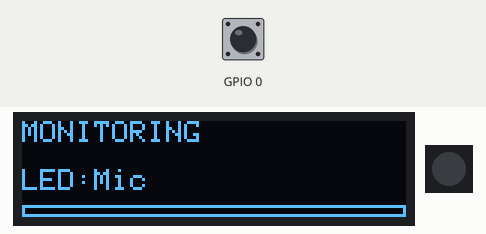
This sketch was run on a simulated ESP32-S3. Parts: 128×32 one-colour display, 1 RGB LEDs in strip order, left to right. The inputs (shaded band) are chosen by the test bench; at power-on: GPIO 0 HIGH. Dim RGB values are drawn brighter than linear; I2S audio is not simulated (input reads silence); what the sketch prints to the serial monitor is not drawn.

Above: at 7.5 s.
7.6 s: GPIO 0 pulled LOW for 0.15 s
At 7.96 s:
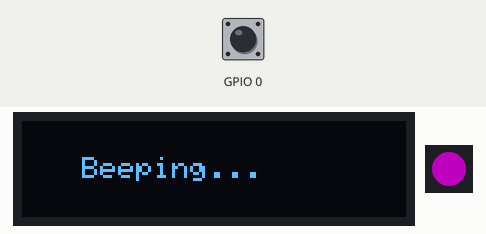
8.3 s: GPIO 0 pulled LOW for 3.2 s
At 10.4 s:
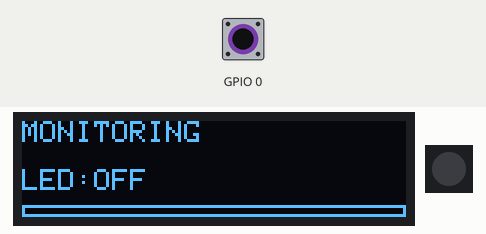
13.0 s: GPIO 0 pulled LOW for 3.2 s
At 14.4 s:
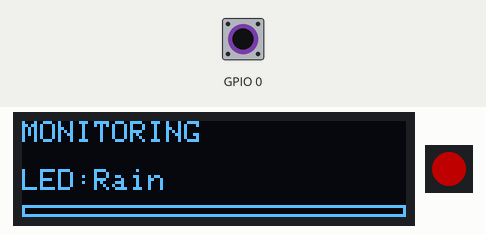
16.8 s: GPIO 0 pulled LOW for 3.2 s
At 18.03 s:
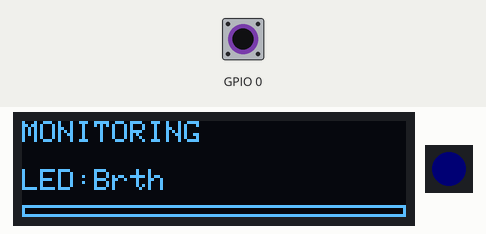
20.6 s: GPIO 0 pulled LOW for 1 s
At 22.05 s:
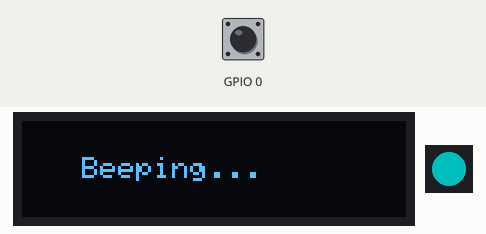
22.2 s: GPIO 0 pulled LOW for 3.2 s
At 23.8 s:
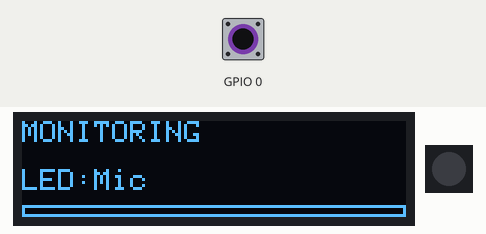
Timing chart, 0 to 25.3 s (numbered marks = the images above; inputs shaded):
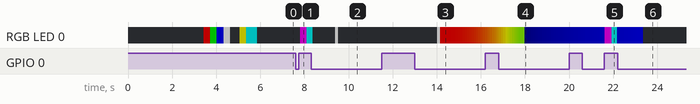

The sketch:

05-ESP32-S3_voiceBeep-withWS2812-display0.91.ino
```cpp
/*
 * ESP32-S3 Complete Hardware Test - NeoPixel Version
 * Modified for OLED I2C 0.91" 128x32
 * Tests: OLED + Speaker + Microphone + WS2812B (using NeoPixel lib)
 *
 * OLED Connection (I2C):
 * - SDA: GPIO 41
 * - SCL: GPIO 42
 * - Address: 0x3C
 */

#include <Arduino.h>
#include <Wire.h>
#include <Adafruit_GFX.h>
#include <Adafruit_SSD1306.h>
#include <Adafruit_NeoPixel.h>
#include <driver/i2s.h>
#include <math.h>

// ========== OLED SETTINGS ==========
#define SCREEN_WIDTH 128
#define SCREEN_HEIGHT 32
#define OLED_RESET -1
#define OLED_ADDRESS 0x3C
#define OLED_SDA 41
#define OLED_SCL 42

// ========== SPEAKER PINS ==========
#define SPEAKER_DOUT  7
#define SPEAKER_BCLK  15
#define SPEAKER_LRC   16

// ========== MICROPHONE PINS ==========
#define MIC_WS        4
#define MIC_SCK       5
#define MIC_SD        6

// ========== WS2812B LED (NeoPixel) ==========
#define LED_PIN       48
#define NUM_LEDS      1

// ========== I2S CONFIGURATION ==========
#define SAMPLE_RATE   16000
#define I2S_SPEAKER   I2S_NUM_0
#define I2S_MIC       I2S_NUM_1

// ========== OBJECTS ==========
TwoWire myWire = TwoWire(0);
Adafruit_SSD1306 display(SCREEN_WIDTH, SCREEN_HEIGHT, &myWire, OLED_RESET);
Adafruit_NeoPixel strip(NUM_LEDS, LED_PIN, NEO_GRB + NEO_KHZ800);

// ========== VARIABLES ==========
int32_t mic_buffer[512];
int16_t speaker_buffer[512];
bool speaker_playing = false;
float tone_freq = 440.0f;
double phase = 0.0;
int led_mode = 3;  // 0=off, 1=rainbow, 2=breathing, 3=mic reactive

// ========== OLED FUNCTIONS ==========
void initOLED() {
  // Inisialisasi I2C dengan pin khusus
  myWire.begin(OLED_SDA, OLED_SCL);

  if(!display.begin(SSD1306_SWITCHCAPVCC, OLED_ADDRESS)) {
    Serial.println(F("SSD1306 allocation failed"));
    for(;;);
  }

  display.clearDisplay();
  display.setTextColor(SSD1306_WHITE);
  display.setTextWrap(false);
  display.display();
}

void displayTitle() {
  display.clearDisplay();
  display.setTextSize(1);
  display.setCursor(0, 0);
  display.print("ESP32-S3 HW TEST");
  display.setCursor(0, 12);
  display.print("Initializing...");
  display.display();
}

void displayMonitoring() {
  // Display header only once
  display.clearDisplay();
  display.setTextSize(1);
  display.setCursor(0, 0);
  display.print("MONITORING");
  display.display();
}

void drawMicLevel(int level) {
  // Clear bottom area for level display
  display.fillRect(0, 16, 128, 16, SSD1306_BLACK);

  // Show LED mode
  display.setTextSize(1);
  display.setCursor(0, 16);
  display.print("LED:");
  switch(led_mode) {
    case 0: display.print("OFF"); break;
    case 1: display.print("Rain"); break;
    case 2: display.print("Brth"); break;
    case 3: display.print("Mic"); break;
  }

  // Mic level bar
  int barWidth = map(level, 0, 1000, 0, 128);
  barWidth = constrain(barWidth, 0, 128);

  // Progress bar at bottom
  display.drawRect(0, 28, 128, 4, SSD1306_WHITE);
  if (barWidth > 0) {
    display.fillRect(0, 28, barWidth, 4, SSD1306_WHITE);
  }

  display.display();
}

// ========== LED FUNCTIONS (NeoPixel) ==========
void initLED() {
  Serial.print("Initializing WS2812B (NeoPixel) on GPIO 48... ");

  strip.begin();
  strip.setBrightness(80);  // 0-255
  strip.clear();
  strip.show();

  delay(200);

  Serial.println("OK!");
  Serial.println("Testing LED: R-G-B-W...");

  // Red
  strip.setPixelColor(0, strip.Color(255, 0, 0));
  strip.show();
  delay(300);

  // Green
  strip.setPixelColor(0, strip.Color(0, 255, 0));
  strip.show();
  delay(300);

  // Blue
  strip.setPixelColor(0, strip.Color(0, 0, 255));
  strip.show();
  delay(300);

  // White
  strip.setPixelColor(0, strip.Color(255, 255, 255));
  strip.show();
  delay(300);

  // Off
  strip.setPixelColor(0, strip.Color(0, 0, 0));
  strip.show();

  Serial.println("LED test complete!");
}

// Helper function: Convert HSV to RGB
void setPixelColorHSV(uint16_t hue, uint8_t sat, uint8_t val) {
  uint32_t color = strip.gamma32(strip.ColorHSV(hue * 65536 / 360, sat, val));
  strip.setPixelColor(0, color);
}

void updateLED(int mic_level) {
  static uint16_t hue = 0;
  static uint8_t brightness = 0;
  static bool breathing_up = true;

  switch(led_mode) {
    case 0:  // OFF
      strip.setPixelColor(0, strip.Color(0, 0, 0));
      break;

    case 1:  // Rainbow cycle
      hue += 2;
      if (hue >= 360) hue = 0;
      setPixelColorHSV(hue, 255, 255);
      break;

    case 2:  // Breathing effect (Blue)
      if (breathing_up) {
        brightness += 5;
        if (brightness >= 250) breathing_up = false;
      } else {
        brightness -= 5;
        if (brightness <= 5) breathing_up = true;
      }
      strip.setPixelColor(0, strip.Color(0, 0, brightness));
      break;

    case 3:  // Mic reactive
      {
        uint8_t led_brightness = map(mic_level, 0, 1000, 0, 255);
        led_brightness = constrain(led_brightness, 0, 255);

        // Color transition: Green (low) -> Yellow (med) -> Red (high)
        uint8_t red, green, blue;

        if (mic_level < 500) {
          // Green to Yellow
          red = map(mic_level, 0, 500, 0, 255);
          green = 255;
          blue = 0;
        } else {
          // Yellow to Red
          red = 255;
          green = map(mic_level, 500, 1000, 255, 0);
          blue = 0;
        }

        // Apply brightness
        red = (red * led_brightness) / 255;
        green = (green * led_brightness) / 255;
        blue = (blue * led_brightness) / 255;

        strip.setPixelColor(0, strip.Color(red, green, blue));
      }
      break;
  }

  strip.show();
}

// ========== SPEAKER FUNCTIONS ==========
void initSpeaker() {
  i2s_config_t speaker_config = {
    .mode = (i2s_mode_t)(I2S_MODE_MASTER | I2S_MODE_TX),
    .sample_rate = SAMPLE_RATE,
    .bits_per_sample = I2S_BITS_PER_SAMPLE_16BIT,
    .channel_format = I2S_CHANNEL_FMT_RIGHT_LEFT,
    .communication_format = I2S_COMM_FORMAT_STAND_I2S,
    .intr_alloc_flags = ESP_INTR_FLAG_LEVEL1,
    .dma_buf_count = 8,
    .dma_buf_len = 256,
    .use_apll = false,
    .tx_desc_auto_clear = true,
    .fixed_mclk = 0
  };

  i2s_pin_config_t speaker_pins = {
    .bck_io_num = SPEAKER_BCLK,
    .ws_io_num = SPEAKER_LRC,
    .data_out_num = SPEAKER_DOUT,
    .data_in_num = I2S_PIN_NO_CHANGE
  };

  i2s_driver_install(I2S_SPEAKER, &speaker_config, 0, NULL);
  i2s_set_pin(I2S_SPEAKER, &speaker_pins);
  i2s_set_clk(I2S_SPEAKER, SAMPLE_RATE, I2S_BITS_PER_SAMPLE_16BIT, I2S_CHANNEL_STEREO);
}

void playTone(float freq, int duration_ms) {
  speaker_playing = true;
  const int16_t AMP = 27000;
  const double TWOPI = 6.283185307179586;
  double dphi = TWOPI * freq / SAMPLE_RATE;

  int total_samples = (SAMPLE_RATE * duration_ms) / 1000;
  int samples_written = 0;

  while (samples_written < total_samples) {
    int samples_this_round = min(256, total_samples - samples_written);

    for (int i = 0; i < samples_this_round; i++) {
      phase += dphi;
      if (phase >= TWOPI) phase -= TWOPI;

      int16_t sample = (int16_t)(AMP * sin(phase));
      speaker_buffer[i * 2] = sample;
      speaker_buffer[i * 2 + 1] = sample;
    }

    size_t written;
    i2s_write(I2S_SPEAKER, speaker_buffer, samples_this_round * 4, &written, portMAX_DELAY);
    samples_written += samples_this_round;
  }

  speaker_playing = false;
}

// ========== MICROPHONE FUNCTIONS ==========
void initMicrophone() {
  i2s_config_t mic_config = {
    .mode = (i2s_mode_t)(I2S_MODE_MASTER | I2S_MODE_RX),
    .sample_rate = SAMPLE_RATE,
    .bits_per_sample = I2S_BITS_PER_SAMPLE_32BIT,
    .channel_format = I2S_CHANNEL_FMT_ONLY_LEFT,
    .communication_format = I2S_COMM_FORMAT_STAND_I2S,
    .intr_alloc_flags = ESP_INTR_FLAG_LEVEL1,
    .dma_buf_count = 4,
    .dma_buf_len = 1024,
    .use_apll = false,
    .tx_desc_auto_clear = false,
    .fixed_mclk = 0
  };

  i2s_pin_config_t mic_pins = {
    .bck_io_num = MIC_SCK,
    .ws_io_num = MIC_WS,
    .data_out_num = I2S_PIN_NO_CHANGE,
    .data_in_num = MIC_SD
  };

  i2s_driver_install(I2S_MIC, &mic_config, 0, NULL);
  i2s_set_pin(I2S_MIC, &mic_pins);
  i2s_zero_dma_buffer(I2S_MIC);

  for (int i = 0; i < 10; i++) {
    size_t bytes_read;
    i2s_read(I2S_MIC, mic_buffer, sizeof(mic_buffer), &bytes_read, 100);
  }
}

int readMicLevel() {
  size_t bytes_read;
  i2s_read(I2S_MIC, mic_buffer, sizeof(mic_buffer), &bytes_read, 100);

  if (bytes_read == 0) return 0;

  int samples = bytes_read / sizeof(int32_t);
  int64_t sum = 0;

  for (int i = 0; i < samples; i++) {
    int16_t sample = (int16_t)(mic_buffer[i] >> 14);
    sum += abs(sample);
  }

  return sum / samples;
}

// ========== SETUP ==========
void setup() {
  Serial.begin(115200);
  delay(1000);

  Serial.println("\n╔════════════════════════════════════════════╗");
  Serial.println("║   ESP32-S3 Complete Hardware Test v2.1    ║");
  Serial.println("║   OLED I2C 0.91\" 128x32 Version          ║");
  Serial.println("╚════════════════════════════════════════════╝\n");

  // Initialize OLED
  Serial.print("Initializing OLED... ");
  initOLED();
  Serial.println("OK!");
  displayTitle();
  delay(1000);

  // Initialize Speaker
  Serial.print("Initializing Speaker... ");
  initSpeaker();
  Serial.println("OK!");

  display.clearDisplay();
  display.setTextSize(1);
  display.setCursor(0, 0);
  display.print("Speaker: OK");
  display.display();
  delay(400);

  // Initialize Microphone
  Serial.print("Initializing Microphone... ");
  initMicrophone();
  Serial.println("OK!");

  display.setCursor(0, 12);
  display.print("Mic: OK");
  display.display();
  delay(400);

  // Initialize LED (NeoPixel)
  initLED();

  display.setCursor(0, 24);
  display.print("RGB LED: OK");
  display.display();
  delay(400);

  // Test speaker with beep + LED flash
  Serial.println("Testing speaker (beep)...");

  display.clearDisplay();
  display.setTextSize(1);
  display.setCursor(20, 12);
  display.print("Testing...");
  display.display();

  strip.setPixelColor(0, strip.Color(255, 255, 0));  // Yellow
  strip.show();
  playTone(440, 300);

  strip.setPixelColor(0, strip.Color(0, 255, 255));  // Cyan
  strip.show();
  delay(200);
  playTone(523, 300);

  strip.setPixelColor(0, strip.Color(0, 0, 0));  // Off
  strip.show();

  delay(400);

  // Show monitoring screen
  displayMonitoring();

  Serial.println("\n╔════════════════════════════════════════════╗");
  Serial.println("║  ALL SYSTEMS READY!                       ║");
  Serial.println("║  - Speak/clap to test microphone          ║");
  Serial.println("║  - Press BOOT (short) for beep test       ║");
  Serial.println("║  - Hold BOOT (1s) to change LED mode      ║");
  Serial.println("║                                            ║");
  Serial.println("║  LED Modes:                                ║");
  Serial.println("║    0 = OFF                                 ║");
  Serial.println("║    1 = Rainbow                             ║");
  Serial.println("║    2 = Breathing                           ║");
  Serial.println("║    3 = Mic Reactive (VU Meter) ⭐         ║");
  Serial.println("╚════════════════════════════════════════════╝\n");

  pinMode(0, INPUT_PULLUP);
}

// ========== LOOP ==========
void loop() {
  static uint32_t last_update = 0;
  static uint32_t last_beep = 0;
  static uint32_t boot_press_time = 0;
  static bool boot_pressed = false;
  static bool long_press_handled = false;

  // Check BOOT button
  if (digitalRead(0) == LOW) {
    if (!boot_pressed) {
      boot_pressed = true;
      boot_press_time = millis();
      long_press_handled = false;
    }

    // Long press (>1 second) = change LED mode
    if (!long_press_handled && (millis() - boot_press_time > 1000)) {
      led_mode = (led_mode + 1) % 4;

      Serial.printf("\n💡 LED Mode changed to: %d\n", led_mode);

      // Visual feedback
      strip.setPixelColor(0, strip.Color(255, 255, 255));
      strip.show();
      delay(100);
      strip.setPixelColor(0, strip.Color(0, 0, 0));
      strip.show();

      long_press_handled = true;
    }

  } else if (boot_pressed) {
    uint32_t press_duration = millis() - boot_press_time;

    // Short press (<1 second) = beep test
    if (press_duration < 1000 && !long_press_handled) {
      if (millis() - last_beep > 500) {
        Serial.println("\n🔊 Playing test beep...");

        display.clearDisplay();
        display.setTextSize(1);
        display.setCursor(20, 12);
        display.print("Beeping...");
        display.display();

        strip.setPixelColor(0, strip.Color(255, 0, 255));  // Magenta
        strip.show();
        playTone(440, 200);

        delay(100);

        strip.setPixelColor(0, strip.Color(0, 255, 255));  // Cyan
        strip.show();
        playTone(523, 200);

        strip.setPixelColor(0, strip.Color(0, 0, 0));
        strip.show();

        displayMonitoring();
        last_beep = millis();
      }
    }

    boot_pressed = false;
  }

  // Update mic level and LED every 50ms
  if (millis() - last_update > 50) {
    int mic_level = readMicLevel();

    // Update OLED display
    drawMicLevel(mic_level);

    // Update LED based on mode
    updateLED(mic_level);

    // Print to serial every 200ms
    static uint32_t last_serial = 0;
    if (millis() - last_serial > 200) {
      int bar_length = map(mic_level, 0, 1000, 0, 40);
      bar_length = constrain(bar_length, 0, 40);

      Serial.print("[");
      for (int i = 0; i < 40; i++) {
        Serial.print(i < bar_length ? "█" : " ");
      }
      Serial.print("] ");
      Serial.printf("Lvl:%4d ", mic_level);

      if (mic_level < 100) {
        Serial.print("🔇");
      } else if (mic_level < 300) {
        Serial.print("🔉");
      } else if (mic_level < 600) {
        Serial.print("🔊");
      } else {
        Serial.print("📢");
      }

      Serial.printf(" | LED:%d", led_mode);
      Serial.println();

      last_serial = millis();
    }

    last_update = millis();
  }

  delay(10);
}
```

Measured:
- after the input at 7.6 s, RGB LED 0: off → RGB(80, 0, 80) after 0.21 s, → RGB(0, 80, 80) 0.30 s later; the display: first changes after 0.21 s (image 1 shows a later state)
- after the input at 13.0 s, RGB LED 0: off → RGB(80, 80, 80) after 1.0 s, → RGB(80, 0, 0) 0.14 s later, → RGB(80, 1, 0) 0.49 s later, → RGB(80, 2, 0) 0.21 s later, … (22 changes in this stretch)
- after the input at 20.6 s, the display: first differs from a run without the input after 1.0 s (image 5 shows a later state)
